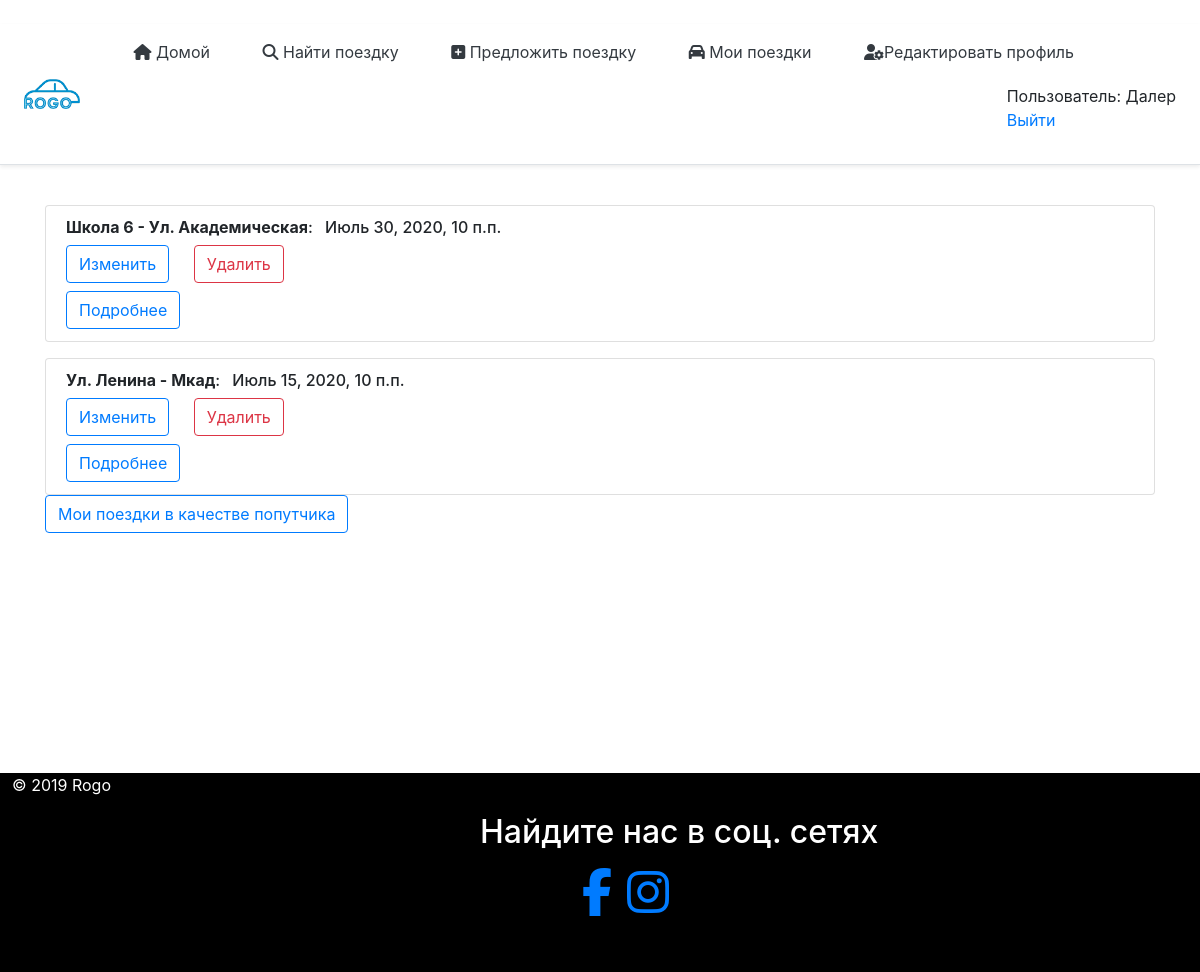
The page /myRides/ (signed in) on the database as committed earlier.
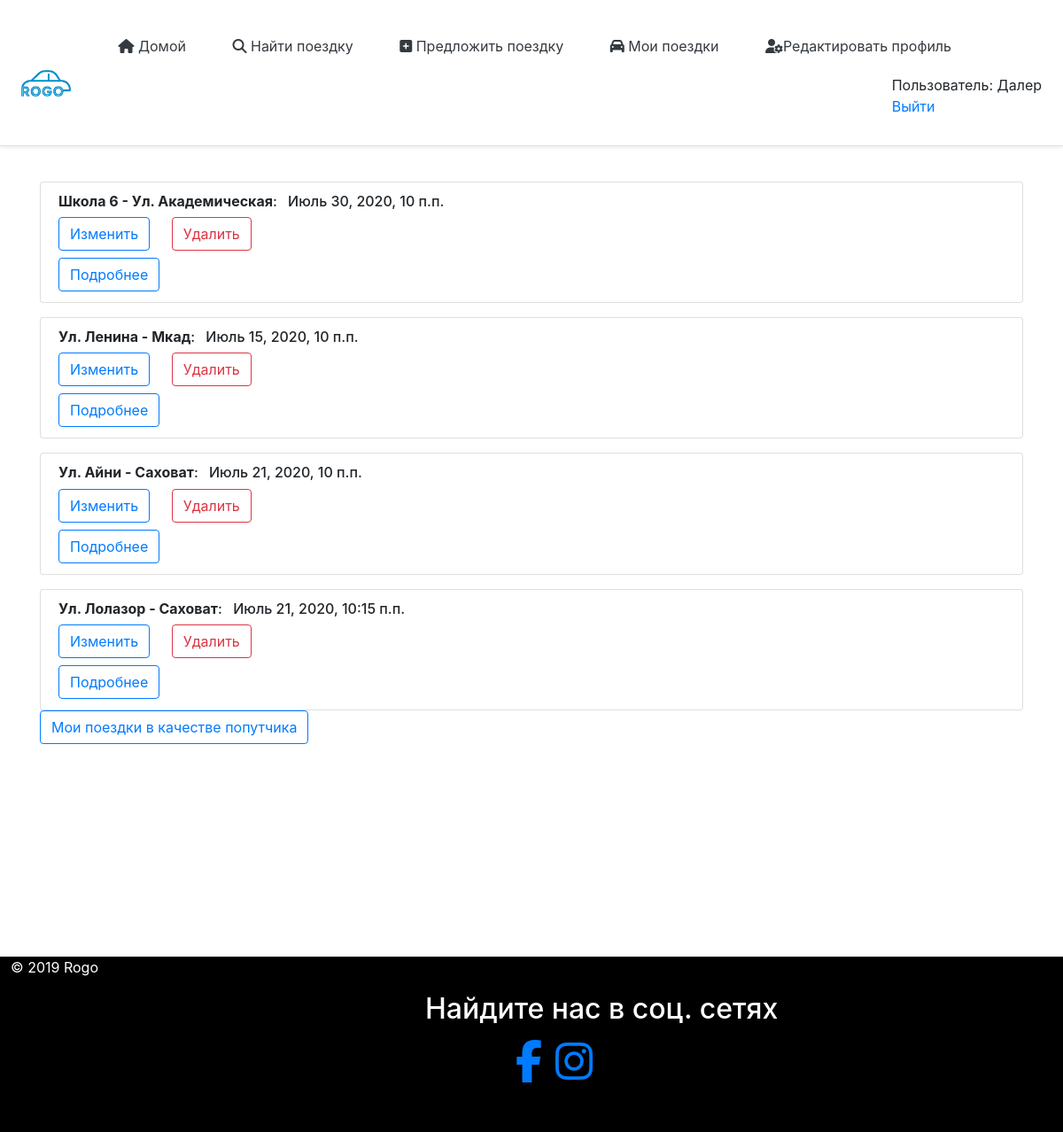
The same page on the database as committed later.
### mainApp/models.py (models this page shows, shortened)
class Rides(models.Model):
    author = models.ForeignKey(User, on_delete = models.CASCADE, verbose_name = 'Создатель поездки', blank = True, null = True)
    date_create = models.DateTimeField(default=default_datetime(), null=True, blank = True, verbose_name = 'Дата создания')
    pick_up_location = models.CharField(max_length=120, verbose_name='Место сбора')
    drop_location = models.CharField(max_length=120, verbose_name='Пункт назначения')
    total_rides = models.IntegerField(verbose_name='Количество пассажиров(мин=1, макс=10)', validators=[MaxValueValidator(10),MinValueValidator(1)])
    true = models.BooleanField(default=True)
    false = models.BooleanField(default=False)
    date = models.DateField(verbose_name='Дата(гг-мм-дд)')
    time= models.TimeField(verbose_name='Время(ч:м)',auto_now=False, auto_now_add=False, null=True)
    price = models.CharField(max_length=120,verbose_name='Цена (с.)', default='')
    car = models.CharField(max_length=120,default='',verbose_name='Марка авто')
    car_number = models.CharField(max_length=12, verbose_name = 'Номер машины (01 0000 GG)', default = '')
    car_year_issue = models.CharField(max_length=4, verbose_name='Год выпуска машины', default = '')
    phone_number = models.CharField(max_length=15, default='', verbose_name='Номер телефона (используйте в начале код страны)')
    class Meta:
        verbose_name='Поездку' # отображение нужного названия в админ панели при редактировании
        verbose_name_plural='Поездки' # отображенпие нужного названия в панели админа

### mainApp/views.py (the view)
# urls.py: path('myRides/',views.myRides,name='myRides'),
def myRides(request):
    listRides = Rides.objects.all() # здесь мы наследуем БД
    context={ # через этот словарь можно передавать текст в html
        'listRides':listRides,
    }
    return render(request,'rides/myRides.html',context)

### mainApp/templates/rides/myRides.html
{% extends "rides/index.html" %}
{% block content %}
<div class="content2" style="margin-bottom:20%">
    <div class="container mt-4 ">
        {% for i in listRides %}
        <ul class="list-group mt-3">
            {% if request.user == i.author %}
            <li class="list-group-item">
                <h6><b>{{i.pick_up_location}} - {{i.drop_location}}</b>: <span class="m-2">{{i.date}}, {{i.time}}</span></h6>
                <a style="margin-right:20px;" class="btn btn-outline-primary mb-2" href="{% url 'updateRide' i.id %}">Изменить</a>
                <a class="btn btn-outline-danger mb-2" href="{% url 'deleteRide' i.id %}">Удалить</a>
                <br />
                <a class="btn btn-outline-primary" href="/list/{{i.id}}">Подробнее</a>
            </li>
        </ul>
        {% endif %}
        {% endfor %}
        <a style="" class="btn btn-outline-primary" href="{% url 'join_rides' %}">Мои поездки в качестве попутчика</a>
    </div>
</div>
        {% endblock %}

### mainApp/templates/rides/index.html (shortened to what this page needs)
﻿<html xmlns="http://www.w3.org/1999/xhtml">
<head>
    {% load static %}
    <link rel="stylesheet" href="https://stackpath.bootstrapcdn.com/bootstrap/4.4.1/css/bootstrap.min.css">
    <link rel="stylesheet" href="{% static 'mainApp/css/style.css' %}" type="text/css" />
    <link rel="stylesheet" href="{% static 'mainApp/css/media.css' %}" type="text/css" />
    <link href="/docs/4.4/dist/css/bootstrap.min.css" rel="stylesheet">
</head>
<body>
    <div class="wrapper">
        <div class="d-flex flex-md-row align-items-center p-3 px-md-4 mb-3 bg-white border-bottom shadow-sm">
            <a href="{% url 'index' %}"><img style="max-width: 65%" src="{% static 'mainApp/image/rogo.png' %}" /></a>
            <div class="top">
                <nav class="my-2 my-md-0 mr-md-3" style="float:left">
                    <a class="px-md-4 text-dark" href="{% url 'index' %}"><i class="fas fa-home"></i> Домой</a>
                    <a class="px-md-4 text-dark" href="{% url 'Home' %}"><i class="fas fa-search"></i> Найти поездку</a>
                    <a class="px-md-4 text-dark" href={% url 'offerRide' %}><i class="fas fa-plus-square"></i> Предложить поездку</a>
                    {% if user.is_authenticated %}
                    <a class="px-md-4 text-dark" href="{% url 'myRides' %}"><i class="fas fa-car"></i> Мои поездки</a>
                    <a class="px-md-4 text-dark" href="{% url 'edit' %}"><i class="fas fa-user-cog"></i>Редактировать профиль</a>
                    {% endif %}
                </nav>
                {% block sidebar %}
                <ul class="sidebar-nav" style="float:right">
                    {% if user.is_authenticated %}
                    <li>Пользователь: {{ request.user.first_name }}</li>
                    <li><a href="{% url 'logout'%}">Выйти</a></li>
                    {% else %}
                    <li><a class="btn btn-outline-primary" href="{% url 'login'%}">Войти</a></li>
                    <li><a class="btn btn-outline-primary" href="{% url 'register' %}">Регистрация</a></li>
                    {% endif %}
                </ul>
                {% endblock %}
            </div>
        </div>
        <div class="content1">
            {% block content %}
            {% endblock %}
        </div>
        <footer class="footer" style="background-color: black; color: white; max-width:100%; padding-bottom: 40px; bottom: 0;box-sizing: border-box; width:100%;">
            <p style="padding-left:1%">
                © 2019 Rogo
                <br />
            </p>
            <div style="margin-left:40%; max-width:50%;">
                <p class="float-center"><h2><span>Найдите нас в соц. сетях</span></h2></p>
                <ul style="margin-left: 17%">
                    <li style="float:left;"><a target="_blank" href="https://www.facebook.com/rogo.tj"><i class="fa fa-3x fa-facebook"></i></a></li>
                    <li><a style="margin-left: 15px;" target="_blank" href="https://www.instagram.com/rogo.tj/"><i class="fa fa-3x fa-instagram"></i></a></li>
                </ul>
            </div>
        </footer>
    </div>
</body>
</html>

### static/mainApp/css/style.css (style rules this page uses)
body { background-image: url("image/pogoda.jpg"); }
.sidebar-nav { margin-top: 20px; padding: 0; list-style: none; }
html, body { height: 100%; width:100% }
* { margin: 0; padding: 0; }
.wrapper { height: 100%; width: 100% }
.content1 { height: 100%; width: 100% }
.content1 { width: 100% }

### static/mainApp/css/media.css (style rules this page uses)
* { transition: all .2s; }

### mainApp/templates/rides/index.html (style rules this page uses)
li { list-style-type: none; }
ul { margin-left: 0; padding-left: 0; }
* { margin: 0; padding: 0; }
html, body { height: 100%; }
.wrapper { display: table; height: 100%; }
.content1 { display: table-row; height: 100%; }

Rows that differ between the two databases and show on the page:
added Rides: pick_up_location "Ул. Айни", drop_location "Саховат", date "Июль 21, 2020", time "10 п.п."
added Rides: pick_up_location "Ул. Лолазор", drop_location "Саховат", date "Июль 21, 2020", time "10:15 п.п."
